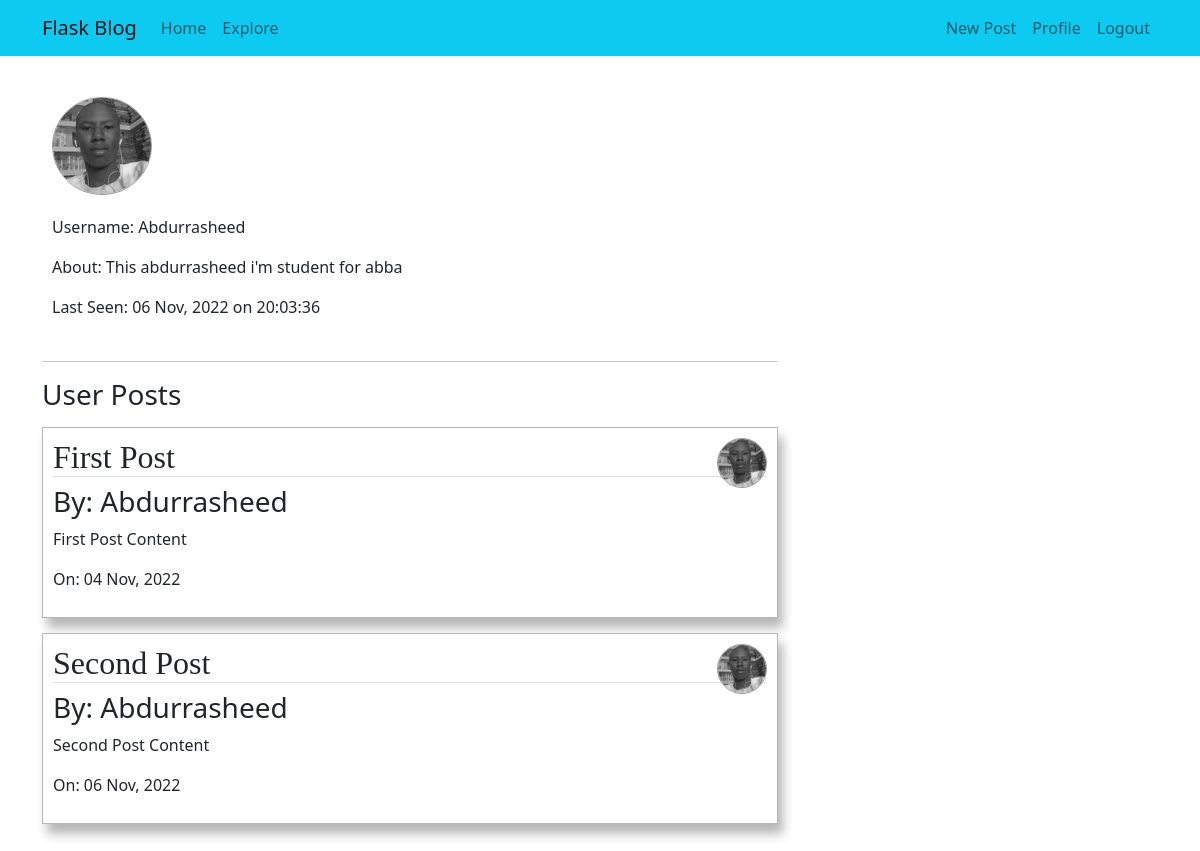
Page /profile/2 (signed in) on the committed database.
### app/models.py (models this page shows, shortened)
class User(db.Model, UserMixin):
    id = db.Column(db.Integer, primary_key=True)
    username = db.Column(db.String(20), unique=True, nullable=False)
    email = db.Column(db.String(120), unique=True, nullable=False)
    password_hash = db.Column(db.String(20), nullable=False)
    image_file = db.Column(db.String, default='vector.jpg')
    about = db.Column(db.String, nullable=True)
    last_seen = db.Column(db.DateTime, default=datetime.utcnow)
    posts = db.relationship('Post', backref='author', lazy='dynamic')
    followed = db.relationship('User',
        secondary = followers,
        primaryjoin = (followers.c.follower_id == id),
        secondaryjoin = (followers.c.followed_id == id),
        backref = db.backref('followers', lazy='dynamic'),
        lazy = 'dynamic'
    )

class Post(db.Model):
    id = db.Column(db.Integer, primary_key=True)
    title = db.Column(db.String(20), nullable=False)
    content = db.Column(db.String, nullable=False)
    date_posted = db.Column(db.DateTime, index=True, default=datetime.utcnow)
    user_id = db.Column(db.Integer, db.ForeignKey('user.id'))

### app/blog.py (the view)
@bp.route("/profile/<int:id>")
@login_required
def profile(id):
    form = EmptyForm()
    user = User.query.get_or_404(id)
    image_file = url_for('static', filename="profile_pics/"+user.image_file)
    return render_template('blog/profile.html', user=user, title='Profile', image_file=image_file, form=form)

### app/auth.py (called while the page is built)
@login_manager.user_loader
def load_user(id):
    user = User.query.get_or_404(int(id))
    return user

### app/blog.py (called while the page is built)
@bp.before_request
def before_request():
    if current_user.is_authenticated:
        current_user.last_seen = datetime.utcnow()
        db.session.commit()

### app/templates/blog/profile.html (shortened to what this page needs)
{% extends 'layout.html' %}
{% block content %}
    <div class="profile-section">
        <img src="{{ image_file }}" class="img" style="margin-bottom: 20px; ">
        <p>Username: {{ user.username }}</p>
        {% if user.about %}
            <p>About: {{ user.about }}</p>
        {% endif %}
        {% if user.last_seen %}
            <p>Last Seen: {{ user.last_seen.strftime("%d %b, %Y on %H:%M:%S") }}</p>
        {% endif %}
    </div>
    <hr>
    <h3>User Posts</h3>
    <div class="mb-5">
        {% for post in user.posts %}
           <div class="content-section">
                <img src="{{ image_file }}" class="img" style="width: 50px; height: 50px; float: right;">
                <h2 class="border-bottom title">{{ post.title }}</h2>
                <h3>By: {{ post.author.username }}</h3>
                <p>{{ post.content }}</p>
                <p>On: {{ post.date_posted.strftime("%d %b, %Y") }}</p>
           </div>
        {% endfor %}
    </div>
{% endblock %}

### app/static/main.css (style rules this page uses)
.content-section { border: 1px solid rgba(0, 0, 0, 0.288); padding: 10px; box-shadow: 5px 10px 10px rgba(0, 0, 0, 0.288); margin-top: 15px; background-color:#fff; }
.title { font-family: 'Times New Roman', Times, serif; }
.img { width: 100px; border: 1px solid rgb(158, 151, 151); border-radius: 50px; }
.profile-section { padding: 10px; margin-top: 15px; background-color:#fff; }

### rows in the picture
User: username "Abdurrasheed", about "This abdurrasheed i'm student for abba", last_seen "06 Nov, 2022 on 20:03:36"
Post: title "First Post", author.username "Abdurrasheed", content "First Post Content", date_posted "04 Nov, 2022"
Post: title "Second Post", author.username "Abdurrasheed", content "Second Post Content", date_posted "06 Nov, 2022"
